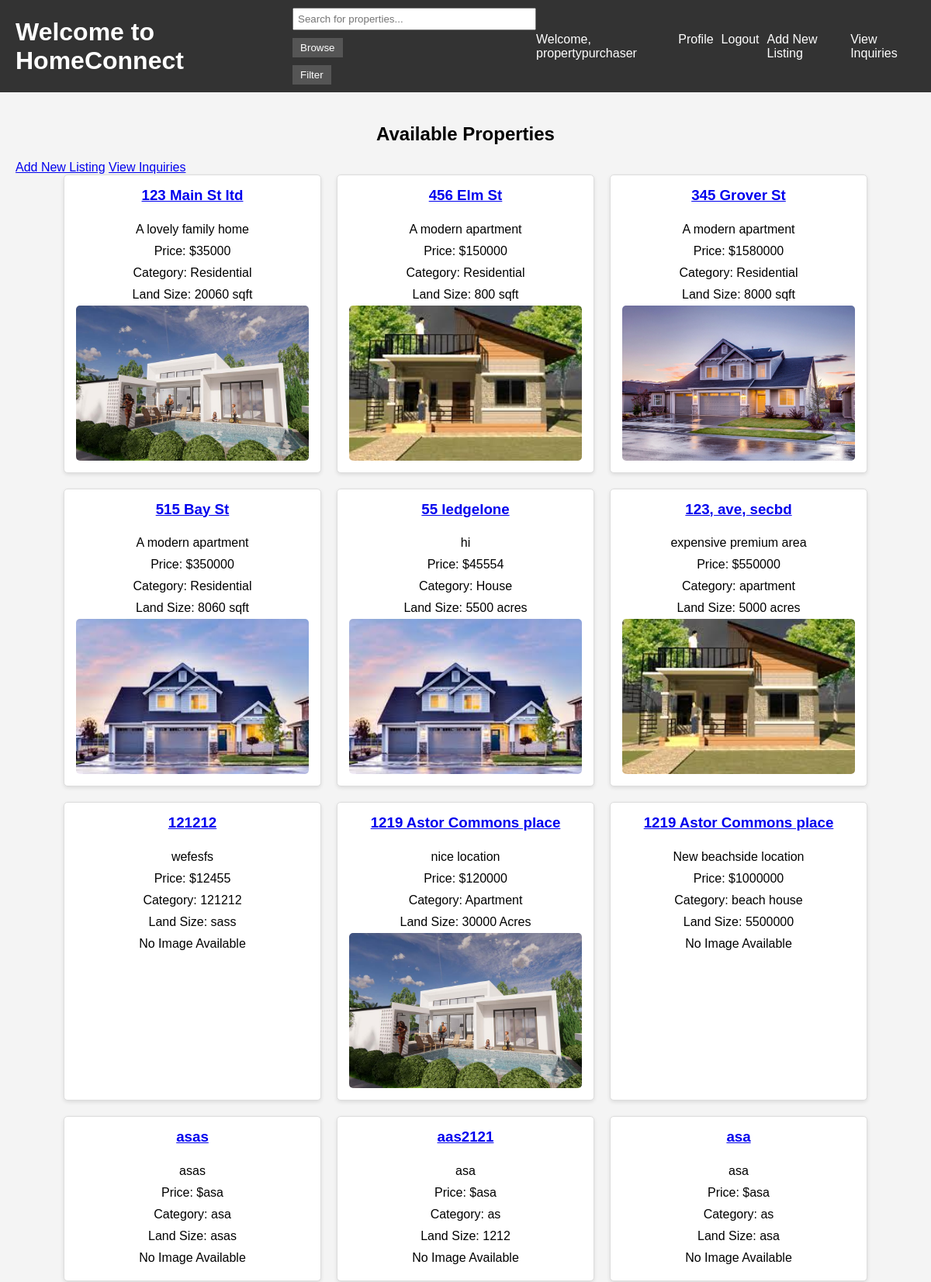
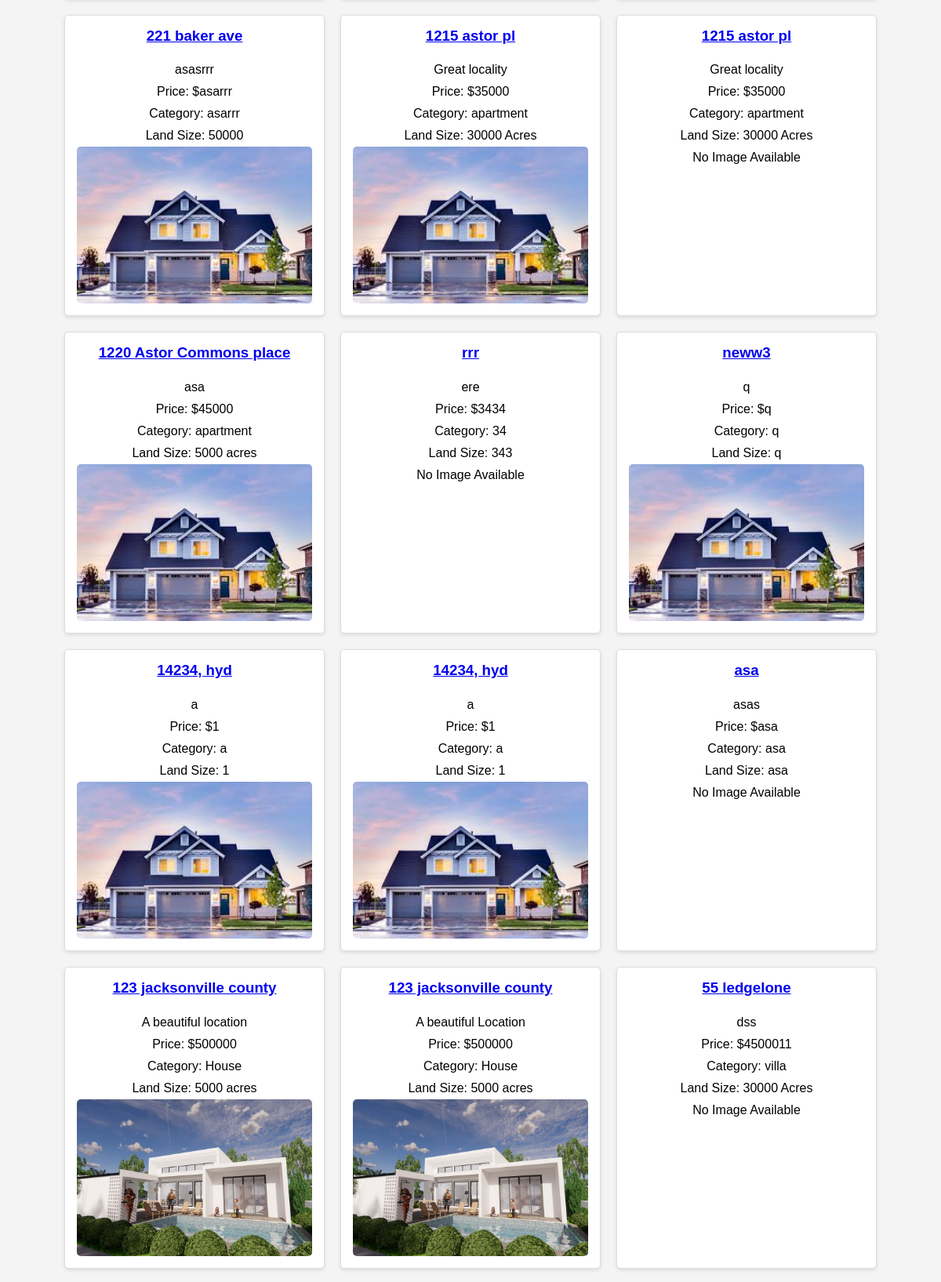
The app's page /home/ (signed in, upper part) with its own data (2 pictures, top to bottom).
### core/models.py (models this page shows, shortened)
class CustomUser(AbstractUser):
    USER_TYPE_CHOICES = (
        ('client', 'Client'),
        ('property_purchaser', 'Property Purchaser'),
        ('salesperson', 'Salesperson'),
    )
    user_role = models.CharField(max_length=20, choices=USER_TYPE_CHOICES, default='client')
    phone_number = models.CharField(max_length=15, blank=True, null=True)
    office_address = models.CharField(max_length=255, blank=True, null=True)

class Property(models.Model):
    property_purchaser = models.ForeignKey(PropertyPurchaser, on_delete=models.CASCADE)
    address = models.CharField(max_length=255)
    description = models.TextField()
    price = models.CharField(max_length=20)
    category = models.CharField(max_length=50)
    land_size = models.CharField(max_length=20)
    image = models.ImageField(upload_to='property_images/', null=True, blank=True)
    number_of_bedrooms = models.CharField(max_length=5, null=True, blank=True)
    number_of_bathrooms = models.CharField(max_length=5, null=True, blank=True)
    garage = models.CharField(max_length=5, null=True, blank=True)
    year_built = models.CharField(max_length=4, null=True, blank=True)
    zip_code = models.CharField(max_length=5, null=True, blank=True)  # Ensure zip code is 5 digits
    state = models.CharField(max_length=2, null=True, blank=True)  # State abbreviation

### core/views.py (the view)
# urls.py: path('home/', views.home, name='home'),
def home(request):
    if request.user.is_authenticated:
        if request.user.is_staff:
            return redirect('approve_users')  # Redirect staff to the user approval page
        query = request.GET.get('query', '')
    query = request.GET.get('query', '')
    if query:
        properties = Property.objects.filter(
            Q(description__icontains=query) |
            Q(address__icontains=query) |
            Q(category__icontains=query)
        )
    else:
        properties = Property.objects.all()
    user_role = request.user.user_role if request.user.is_authenticated else None
    return render(request, 'home.html', {
        'properties': properties,
        'user_role': user_role
    })

### core/templates/home.html (shortened to what this page needs)
{% extends 'base.html' %}
{% block content %}
<h2>Available Properties</h2>
{% if user.is_authenticated %}
    {% if user_role == 'property_purchaser' %}
        <a href="{% url 'create_property_step1' %}">Add New Listing</a>
        <a href="{% url 'inquiry_list' %}">View Inquiries</a>
    {% elif user_role == 'salesperson' %}
        <a href="{% url 'inquiry_list' %}">View Inquiries</a>
    {% elif user_role == 'client' %}
        <a href="{% url 'inquiry_list' %}">Track Inquiries</a>
        <a href="{% url 'review_list' %}">View My Reviews</a>
    {% endif %}
{% endif %}
<div class="property-list">
    {% for property in properties %}
        <div class="property">
            <h3><a href="{% url 'property_detail' property.id %}">{{ property.address }}</a></h3>
            <p>{{ property.description }}</p>
            <p>Price: ${{ property.price }}</p>
            <p>Category: {{ property.category }}</p>
            <p>Land Size: {{ property.land_size }}</p>
            {% if property.image %}
                <img src="{{ property.image.url }}" alt="Property Image">
            {% else %}
                <p>No Image Available</p>
            {% endif %}
        </div>
    {% endfor %}
</div>
{% endblock %}

### core/templates/base.html (shortened to what this page needs)
<!DOCTYPE html>
<html>
<head>
    {% load static %}
    <link rel="stylesheet" type="text/css" href="{% static 'styles.css' %}">
</head>
<body>
    <header>
        <h1><a href="{% url 'home' %}">Welcome to HomeConnect</a></h1>
        <form method="get" action="{% url 'search' %}">
            <input type="text" name="query" placeholder="Search for properties..." value="{{ request.GET.query }}">
            <button type="submit">Browse</button>
            <button type="button" onclick="toggleFilters()">Filter</button>
        </form>
        <nav>
            {% if user.is_authenticated %}
                <span>Welcome, {{ user.username }}</span>
                <a href="{% url 'profile' user.id %}">Profile</a>
                <a href="{% url 'logout' %}">Logout</a>
                {% if not user.is_superuser %}
                    {% if user.user_role == 'property_purchaser' %}
                        <a href="{% url 'create_property_step1' %}">Add New Listing</a>
                        <a href="{% url 'inquiry_list' %}">View Inquiries</a>
                    {% endif %}
                {% else %}
                    <a href="{% url 'admin:index' %}">Admin Dashboard</a>
                {% endif %}
            {% else %}
                <a href="{% url 'signup' %}">Register</a>
                <a href="{% url 'login' %}">Login</a>
            {% endif %}
        </nav>
    </header>
    <main>
        {% block content %}
        {% endblock %}
    </main>
</body>
</html>

### core/static/styles.css (style rules this page uses)
body { font-family: Arial, sans-serif; background-color: #f4f4f4; margin: 0; padding: 0; }
header { background-color: #333; color: white; padding: 10px 20px; display: flex; justify-content: space-between; align-items: center; }
header h1 { margin: 0; }
header h1 a { color: white !important; text-decoration: none; }
header form { margin: 0; }
header input[type="text"] { padding: 5px; width: 200px; }
header button { padding: 5px 10px; background-color: #555; color: white; border: none; cursor: pointer; }
nav { display: flex; gap: 10px; }
nav a { color: white; text-decoration: none; }
main { padding: 20px; }
.property-list { display: flex; flex-wrap: wrap; gap: 20px; justify-content: center; }
.property { background-color: white; border: 1px solid #ddd; border-radius: 5px; box-shadow: 0 2px 5px rgba(0, 0, 0, 0.1); padding: 15px; width: 300px; display: flex; flex-direction: column; align-items: center; }
.property img { width: 100%; height: 200px; object-fit: cover; border-radius: 5px; }
.property h3 { margin-top: 0; }
.property p { margin: 5px 0; }
h2 { text-align: center; }
form { display: flex; flex-direction: column; gap: 10px; }
form button { width: fit-content; padding: 5px 10px; background-color: #555; color: white; border: none; cursor: pointer; }
form input[type="text"], form input[type="password"], form select { padding: 5px; width: 300px; }

### records on screen
CustomUser: username "propertypurchaser"
Property: address "123 Main St ltd", description "A lovely family home", price "35000", category "Residential", land_size "20060 sqft", image (picture)
Property: address "456 Elm St", description "A modern apartment", price "150000", category "Residential", land_size "800 sqft", image (picture)
Property: address "345 Grover St", description "A modern apartment", price "1580000", category "Residential", land_size "8000 sqft", image (picture)
Property: address "515 Bay St", description "A modern apartment", price "350000", category "Residential", land_size "8060 sqft", image (picture)
Property: address "55 ledgelone", description "hi", price "45554", category "House", land_size "5500 acres", image (picture)
Property: address "123, ave, secbd", description "expensive premium area", price "550000", category "apartment", land_size "5000 acres", image (picture)
Property: address "121212", description "wefesfs", price "12455", category "121212", land_size "sass", image "No Image Available"
Property: address "1219 Astor Commons place", description "nice location", price "120000", category "Apartment", land_size "30000 Acres", image (picture)
Property: address "1219 Astor Commons place", description "New beachside location", price "1000000", category "beach house", land_size "5500000", image "No Image Available"
Property: address "asas", description "asas", price "asa", category "asa", land_size "asas", image "No Image Available"
Property: address "aas2121", description "asa", price "asa", category "as", land_size "1212", image "No Image Available"
Property: address "asa", description "asa", price "asa", category "as", land_size "asa", image "No Image Available"
Property: address "221 baker ave", description "asasrrr", price "asarrr", category "asarrr", land_size "50000", image (picture)
Property: address "1215 astor pl", description "Great locality", price "35000", category "apartment", land_size "30000 Acres", image (picture)
Property: address "1215 astor pl", description "Great locality", price "35000", category "apartment", land_size "30000 Acres", image "No Image Available"
Property: address "1220 Astor Commons place", description "asa", price "45000", category "apartment", land_size "5000 acres", image (picture)
Property: address "rrr", description "ere", price "3434", category "34", land_size "343", image "No Image Available"
Property: address "neww3", description "q", price "q", category "q", land_size "q", image (picture)
Property: address "14234, hyd", description "a", price "1", category "a", land_size "1", image (picture)
Property: address "14234, hyd", description "a", price "1", category "a", land_size "1", image (picture)
Property: address "asa", description "asas", price "asa", category "asa", land_size "asa", image "No Image Available"
Property: address "123 jacksonville county", description "A beautiful location", price "500000", category "House", land_size "5000 acres", image (picture)
Property: address "123 jacksonville county", description "A beautiful Location", price "500000", category "House", land_size "5000 acres", image (picture)
Property: address "55 ledgelone", description "dss", price "4500011", category "villa", land_size "30000 Acres", image "No Image Available"
